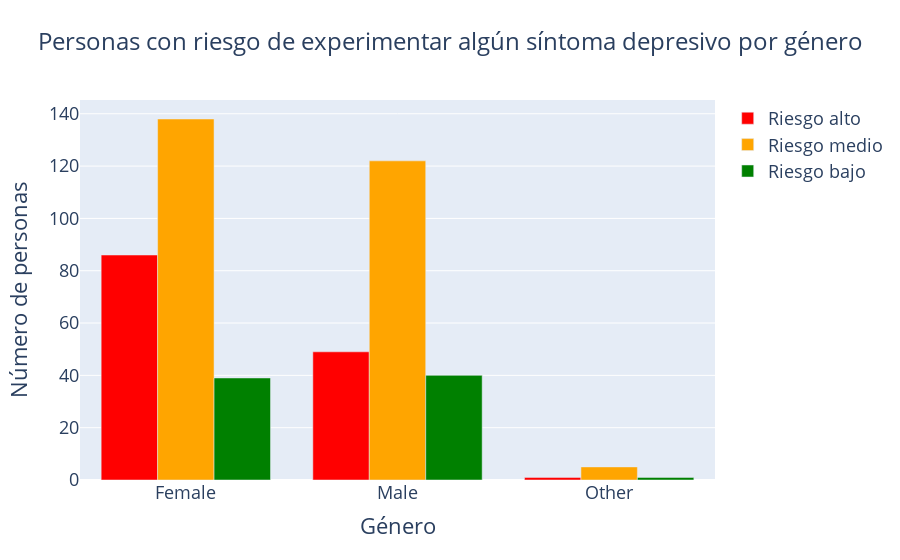

Source (notebook cell):
### Code cell
df_riesgo = pd.concat([mascara_riesgo_baja_1.assign(riesgo='Riesgo bajo'),
                       mascara_riesgo_media_1.assign(riesgo='Riesgo medio'),
                       mascara_riesgo_alta_1.assign(riesgo='Riesgo alto')])

df_riesgo_count = df_riesgo.groupby(['Género', 'riesgo']).size().unstack().reset_index()

df_riesgo_count = df_riesgo_count[['Género', 'Riesgo alto', 'Riesgo medio', 'Riesgo bajo']]

fig = go.Figure()

colores = {'Riesgo bajo': 'green', 'Riesgo medio': 'orange', 'Riesgo alto': 'red'}

for col in df_riesgo_count.columns[1:]:
    fig.add_trace(go.Bar(x=df_riesgo_count['Género'], y=df_riesgo_count[col], name=col, marker_color=colores[col]))

fig.update_layout(title='Personas con riesgo de experimentar algún síntoma depresivo por género',
                  title_x=0.5,
                  title_font=dict(size=24),
                  xaxis_title='Género',
                  yaxis_title='Número de personas',
                  font=dict(size=18))

fig.show()

### Figure 1 — Plotly figure (JSON) as saved in the notebook; plotly's stock layout.template omitted (floating-point values rounded to 4 significant figures)
{"data": [{"marker": {"color": "red"}, "name": "Riesgo alto", "type": "bar", "x": ["Female", "Male", "Other"], "y": [86, 49, 1]}, {"marker": {"color": "orange"}, "name": "Riesgo medio", "type": "bar", "x": ["Female", "Male", "Other"], "y": [138, 122, 5]}, {"marker": {"color": "green"}, "name": "Riesgo bajo", "type": "bar", "x": ["Female", "Male", "Other"], "y": [39, 40, 1]}], "layout": {"font": {"size": 18}, "title": {"font": {"size": 24}, "text": "Personas con riesgo de experimentar algún síntoma depresivo por género", "x": 0.5}, "xaxis": {"title": {"text": "Género"}}, "yaxis": {"title": {"text": "Número de personas"}}}}
